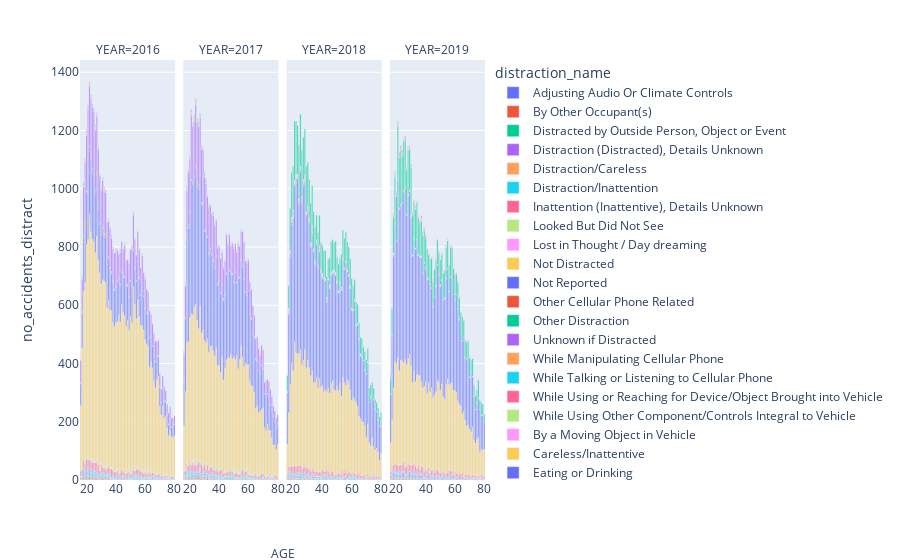

The code cell stored with this chart in its notebook:
### Code cell
crash_age_distract = pd.read_sql_query('''SELECT
                                            YEAR,
                                            AGE,
                                            MDRDSTRDNAME as distraction_name,
                                            COUNT(*) as no_accidents_distract
                                            FROM driverimpair_factors
                                            GROUP BY YEAR, AGE, MDRDSTRDNAME''',engine)

fig = px.bar(crash_age_distract, x='AGE', y='no_accidents_distract', color='distraction_name', facet_col='YEAR')
fig.for_each_xaxis(lambda x: x.update({'title':''}))

fig.add_annotation(
    showarrow=False,
    xanchor='center',
    xref='paper',
    x=0.5,
    yref='paper',
    y=-0.2,
    text='AGE'
)
fig.show()
